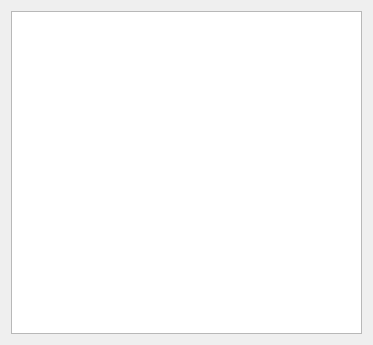
<?xml version="1.0" encoding="UTF-8"?>
<ui version="4.0">
 <class>database_interface_for_user</class>
 <widget class="QDialog" name="database_interface_for_user">
  <property name="geometry">
   <rect>
    <x>0</x>
    <y>0</y>
    <width>373</width>
    <height>345</height>
   </rect>
  </property>
  <property name="windowTitle">
   <string>Dialog</string>
  </property>
  <layout class="QGridLayout" name="gridLayout">
   <item row="0" column="0">
    <widget class="QTableView" name="tableView"/>
   </item>
  </layout>
 </widget>
 <resources/>
 <connections/>
</ui>
